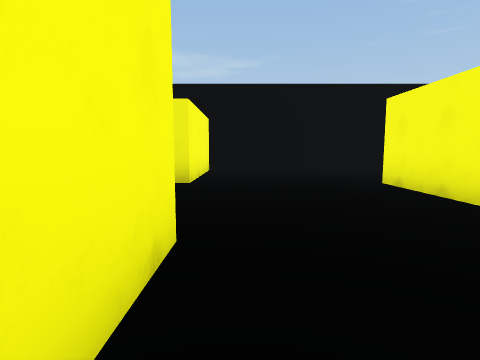
View 1 (above)

16 first-person views from a walk through a scene from a Unity 3-D project. The camera is 1.2 m above the floor, tilts 6° down and sees 80° across. The floor is counted in squares, 2 m on a side. Each view is taken from the middle of a square. On the plan, view 1 faces up. The plan holds only what a view shows up to about 9 squares ahead; the rest is blank. The place goes on beyond the plan. The player character is not drawn.

View 2
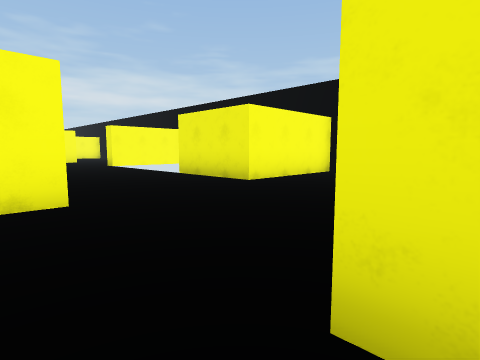

View 3
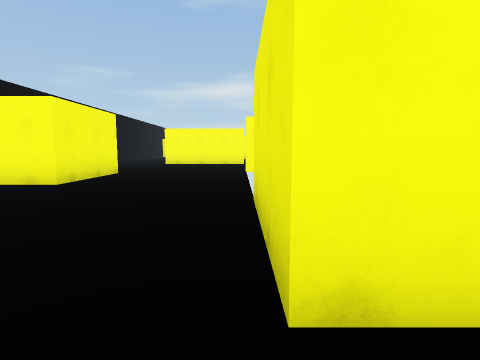

View 4
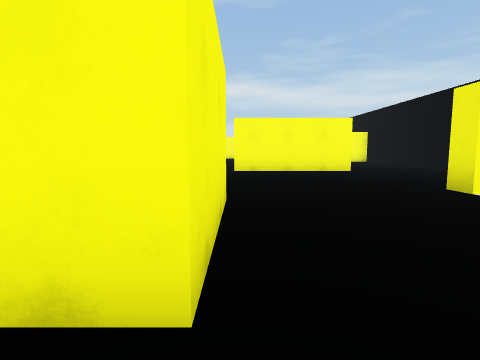

View 5
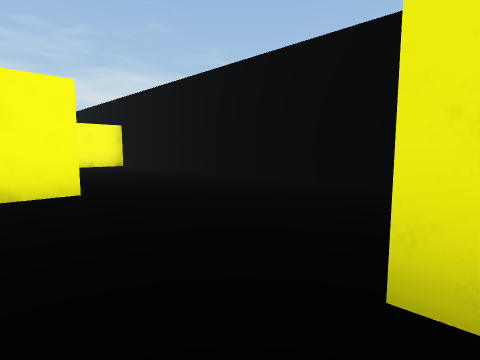

View 6
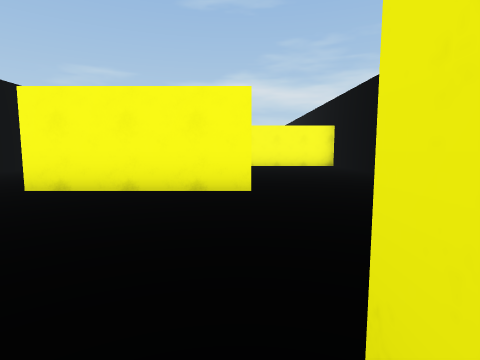

View 7
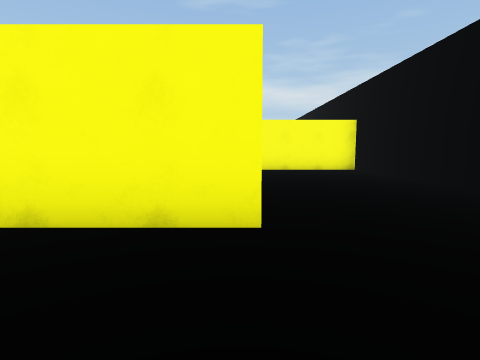

View 8
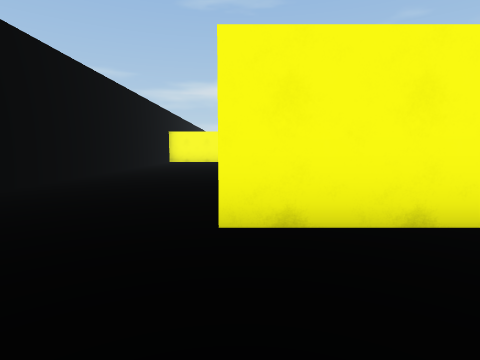

View 9
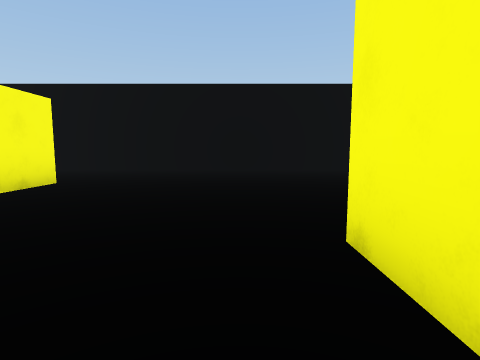

View 10
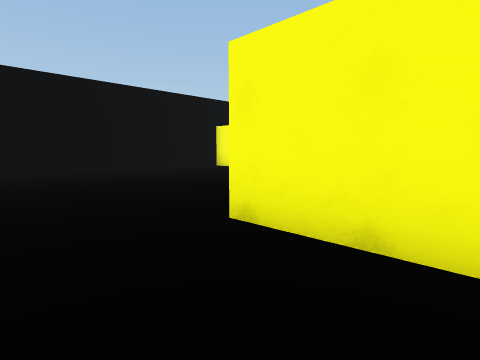

View 11
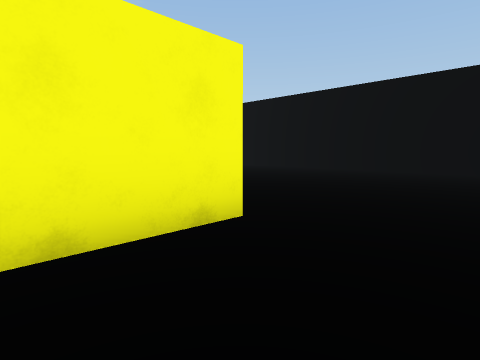

View 12
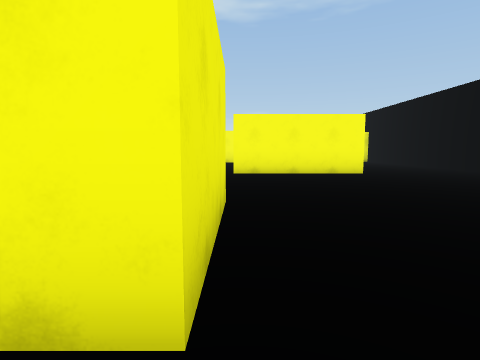

View 13
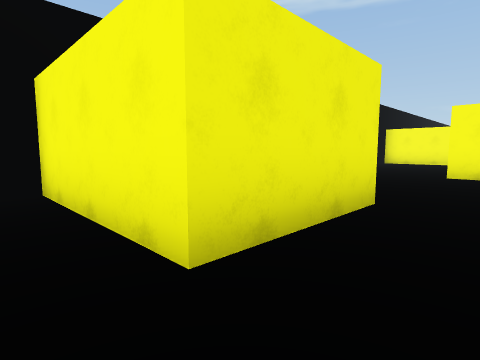

View 14
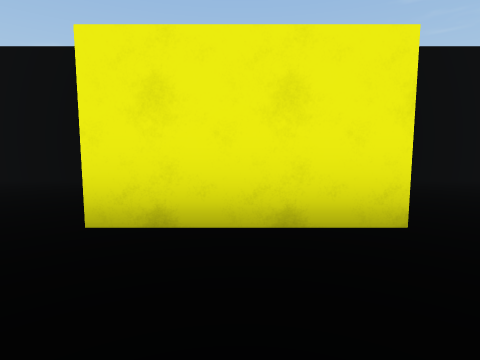

View 15
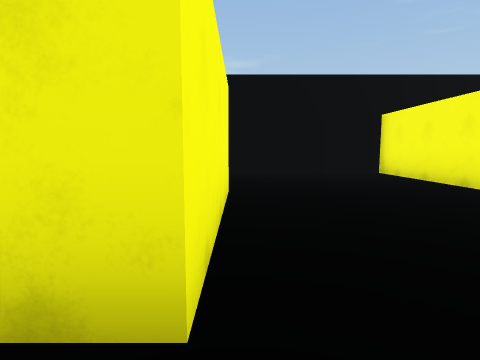

View 16
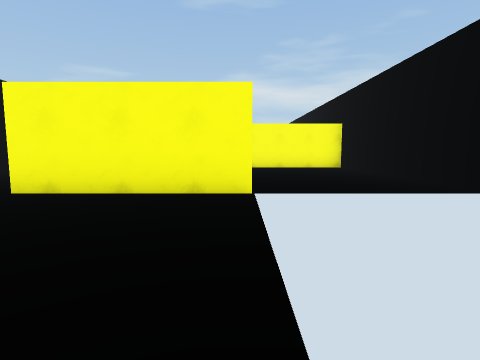

### Floor plan
Points are (right, up) in squares from view 1. A wall is a line through its corners. A room is listed if a view was taken in it or the views show most of it. See-through windows are left out.
Room 1 (views 1, 2, 3, 4, 5, 6, 7, 8, 9, 10, 11, 12, 13, 14, 15, 16)
walls: (-7.5, 1.8) (-4.9, 1.8) (-4.9, 0.8); (-7.8, 5.2) (-8.3, 5.2) (-8.3, 8.5) (-18.7, 8.5) (-18.7, 5.2) (-21.2, 5.2) (-21.2, 8.5); (-12.2, 5.2) (-12.2, 1.8) (-12.8, 1.8); (-14.7, 1.8) (-14.7, 5.2); (-0.4, 1.9) (-0.4, 0.4); (2.6, 3) (2.6, 5.2); (3, 1.8) (2.5, 1.8); (5.1, 5.2) (5.1, 1.8); (4.6, 8.5) (-0.9, 8.5) (-0.9, 5.2) (-3.5, 5.2); (-22.4, -1.5) (-12.5, -1.5); (-23, 8.5) (-23.5, 8.5)

Positions as (right, up) in squares from view 1, and headings:
1: (0, 0), facing up
2: (3, 1), facing up-left
3: (0, 5), facing left
4: (-4, 2), facing left
5: (-8, 4), facing up-left
6: (-8, 5), facing left
7: (-10, 5), facing left
8: (-10, 2), facing left
9: (-18, 7), facing down
10: (-17, 7), facing down-left
11: (-23, 7), facing down-right
12: (-22, 5), facing right
13: (-22, 4), facing up-right
14: (-20, 3), facing up
15: (-12, 1), facing up
16: (9, 5), facing left
